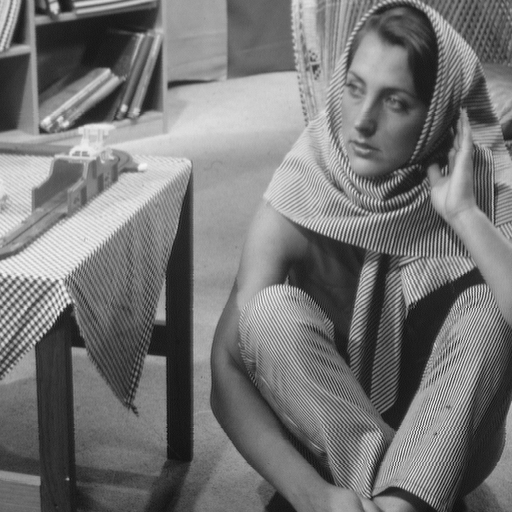
%> input picture exploring segmentation in single rule denoising learning from uncorrupted -random/exploring ssim vaues/barbara.png, 512 x 512 px
$ octave histogramsss.m   (GNU Octave 9; MATLAB toolbox functions it lacks are replaced by stand-ins)
%> lines starting %> are read from the running program, lines starting %| are printed output that depends on the picture
img = imread('barbara.png');
%> img is the input picture: size 512x512 uint8; min 12, max 246, mean 117.4
figure;
imhist(img);
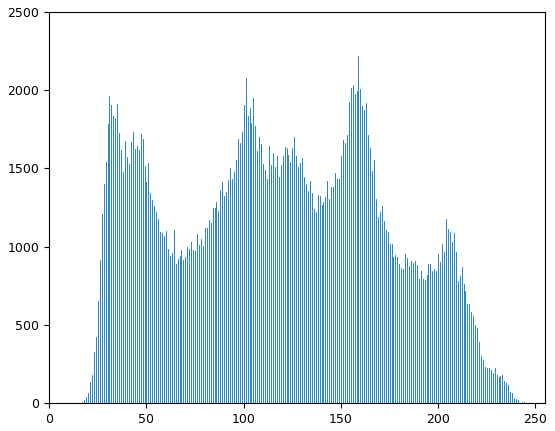
%> figure redrawn from the program's plot data; highest point at x = 159, y = 2217
figure;
imshow(img);
title('Original Histogram');
ssim(img,img)
%> ans = 1
x = linspace(0,1,100);
q = 0;
for val = 0:0.01:1
    q = q +1;
    y(q) = ssim(img,imnoise(img,'salt & pepper',val));
end
%> after the loop, q = 101; y = 101 values, max 1 at index 1, min 0.00298 at index 101, mean 0.11
y
plot(x,y(1:100))
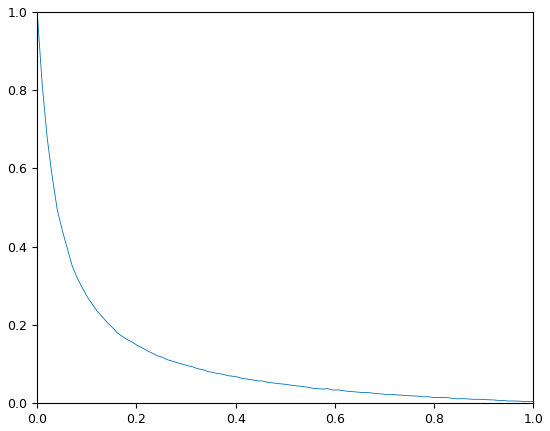
%> figure redrawn from the program's plot data; curve peaks at x = 0, y = 1
